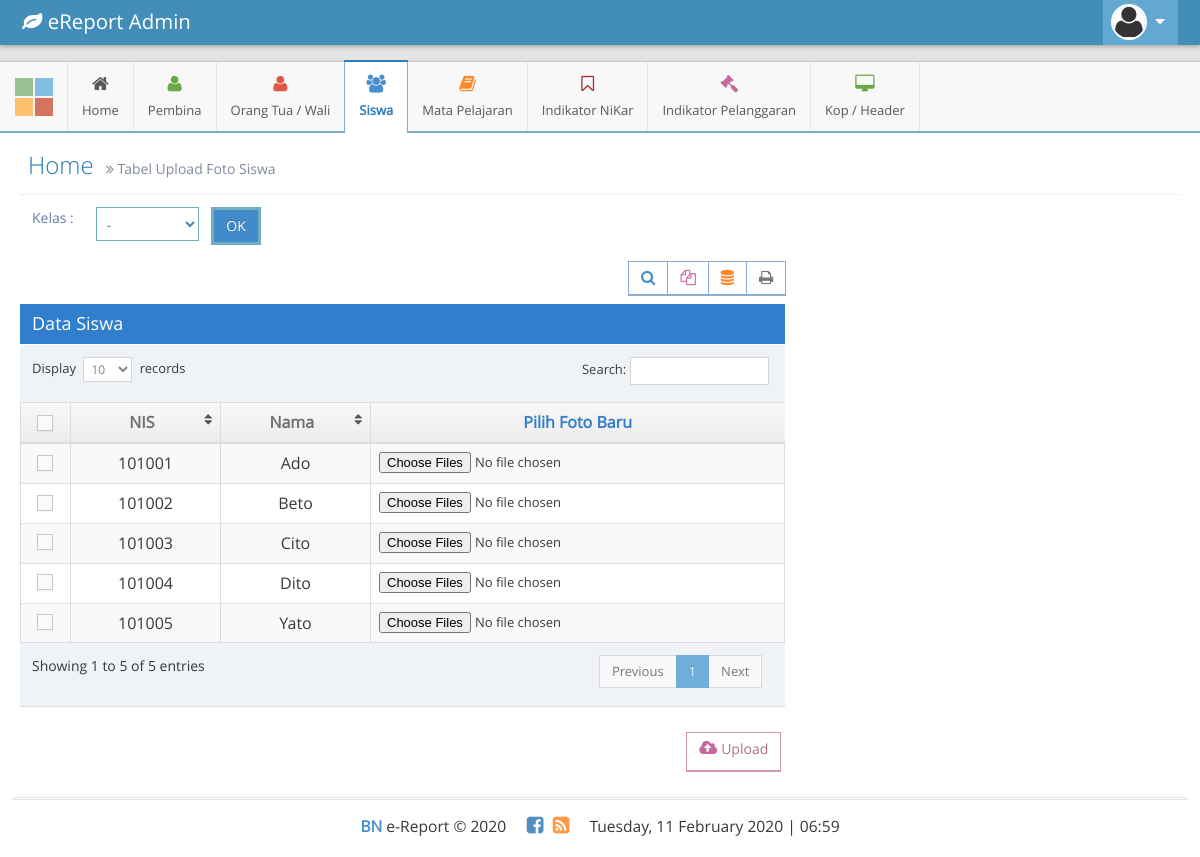
Screenshot of /admin/tabel/tabelUploadFoto.php (signed in) with the database file from the repository.
### tables this page shows
CREATE TABLE `tbl_siswa` (
  `id_siswa` varchar(10) NOT NULL,
  `nama_siswa` varchar(100) NOT NULL,
  `jk_siswa` varchar(10) NOT NULL,
  `telp_siswa` varchar(20) NOT NULL,
  `agama_siswa` varchar(20) NOT NULL,
  `alamat_siswa` varchar(100) NOT NULL,
  `kelas_siswa` varchar(10) NOT NULL,
  `foto_siswa` varchar(50) NOT NULL
);

### admin/tabel/tabelUploadFoto.php (the view, shortened to what this page needs)
<!DOCTYPE html>
<?php
if(!isset($_SESSION['password'])){
	header("location: ../../admin/index.php");
}else{
	include "../../config/koneksi.php";
?>
<html lang="en">
	<head>
		<link rel="stylesheet" href="../../assets/css/bootstrap.min.css" />
		<link rel="stylesheet" href="../../assets/font-awesome/4.5.0/css/font-awesome.min.css" />
		<link rel="stylesheet" href="../../assets/css/ace.min.css" class="ace-main-stylesheet" id="main-ace-style" />
		<link rel="stylesheet" href="../../assets/css/ace-skins.min.css" />
		<link rel="stylesheet" href="../../assets/css/ace-rtl.min.css" />
	</head>
	<body class="no-skin">
		<div id="navbar" class="navbar navbar-default    navbar-collapse       h-navbar ace-save-state">
			<div class="navbar-container ace-save-state" id="navbar-container">
				<div class="navbar-header pull-left">
					<a href="#" class="navbar-brand">
						<small>
							<i class="fa fa-leaf"></i>
							eReport Admin
						</small>
					</a>
				</div>
				<div class="navbar-buttons navbar-header pull-right  collapse navbar-collapse" role="navigation">
					<ul class="nav ace-nav">
						<li class="light-blue dropdown-modal user-min">
							<a data-toggle="dropdown" href="#" class="dropdown-toggle">
								<img class="nav-user-photo" src="../../assets/images/avatars/avatar2.png" />
								<i class="ace-icon fa fa-caret-down"></i>
							</a>
						</li>
					</ul>
				</div>
			</div>
		</div>
		<div class="main-container ace-save-state" id="main-container">
			<div id="sidebar" class="sidebar      h-sidebar                navbar-collapse collapse          ace-save-state">
				<div class="sidebar-shortcuts" id="sidebar-shortcuts">
					<div class="sidebar-shortcuts-mini" id="sidebar-shortcuts-mini">
						<span class="btn btn-success"></span>
						<span class="btn btn-info"></span>
						<span class="btn btn-warning"></span>
						<span class="btn btn-danger"></span>
					</div>
				</div>
				<ul class="nav nav-list">
					<li class="hover">
						<a href="../home.php">
							<i class="menu-icon fa fa-home"></i>
							<span class="menu-text"> Home </span>
						</a>
					</li>
					<li class="hover">
						<a href="#" class="dropdown-toggle">
							<i class="menu-icon fa fa-user green"></i>
							<span class="menu-text">
								Pembina
							</span>
						</a>
					</li>
					<li class="hover">
						<a href="#" class="dropdown-toggle">
							<i class="menu-icon fa fa-user red"></i>
							<span class="menu-text"> Orang Tua / Wali </span>
						</a>
					</li>
					<li class="active open hover">
						<a href="#">
							<i class="menu-icon fa fa-users blue"></i>
							<span class="menu-text"> Siswa </span>
						</a>
					</li>
					<li class="hover">
						<a href="#" class="dropdown-toggle">
							<i class="menu-icon fa fa-book orange"></i>
							<span class="menu-text"> Mata Pelajaran </span>
						</a>
					</li>
					<li class="hover">
						<a href="#" class="dropdown-toggle">
							<i class="menu-icon fa fa-bookmark-o brown"></i>
							<span class="menu-text"> Indikator NiKar </span>
						</a>
					</li>
					<li class="hover">
						<a href="#">
							<i class="menu-icon fa fa-gavel pink"></i>
							<span class="menu-text">
								Indikator Pelanggaran
							</span>
						</a>
					</li>
					<li class="hover">
						<a href="#">
							<i class="menu-icon fa fa-desktop green"></i>
							<span class="menu-text"> Kop / Header </span>
						</a>
					</li>
				</ul>
			</div>
			<div class="main-content">
				<div class="main-content-inner">
					<div class="page-content">
						<div class="page-header">
							<h1>
								Home
								<small>
									<i class="ace-icon fa fa-angle-double-right"></i>
									Tabel Upload Foto Siswa
								</small>
							</h1>
						</div>
						<div class="row">
							<div class="col-xs-8">
							<form action="../tabel/tabelUploadFoto.php" method="post">
								<div class="form-group has-info">
									<label for="inputInfo" class="col-sm-1 control-label no-padding-right">Kelas : </label>
										<div class="col-sm-2">
											<select name="kelas_siswa" class="form-control" required/>
												<option>-</option>
										</div>
										<div class="btn-group">
											<input type="submit" name="submit" value="OK" class="btn btn-primary">
										</div>
								</div>
							</form>
								<div class="col-sm-12"></div>
								<div class="clearfix">
									<div class="pull-right tableTools-container"></div>
								</div>
								<div class="table-header">
									<font size="4px">Data Siswa</font>
								</div>
								<div>
					<form method="POST" action="../input/input_foto_siswa.php" enctype="multipart/form-data">
											<table id="dynamic-table" class="table table-striped table-bordered table-hover">
												<thead>
													<tr>
														<th width="50px" class="center">
															<label class="pos-rel">
																<span class="lbl"></span>
															</label>
														</th>
														<th width="150px" class="center"><font size="3px">NIS</font></th>
														<th width="150px" class="center"><font size="3px">Nama</font></th>
														<th class="center"><font size="3px">Pilih Foto Baru</font></th>
													</tr>
												</thead>
												<tbody>
												<?php
													if(!isset($_POST['kelas_siswa']) || $_POST['kelas_siswa'] == '-'){
														$query = mysqli_query($conn, "SELECT id_siswa,nama_siswa,foto_siswa FROM tbl_siswa");
													}else{
														$kelas = $_POST['kelas_siswa'];
															if($kelas){
																$query = mysqli_query($conn, "SELECT id_siswa,nama_siswa,foto_siswa FROM tbl_siswa
																	WHERE kelas_siswa = '$kelas'");
															}
													}
													while($rerow = mysqli_fetch_assoc($query)){
													?>
														<tr>
															<td width="50px" class="center">
																<label class="pos-rel">
																	<span class="lbl"></span>
																</label>
															</td>
															<td class="center" width="150px">
																<font size="3px"><?php echo $rerow['id_siswa'];?></font>
															</td>
															<td class="center" width="150px">
																<font size="3px"><?php echo $rerow['nama_siswa'];?></font>
															</td>
															<td class="center">
																<input type="file" name="files[]" multiple>
															</td>
														</tr>
													<?php
														}
													?>
												</tbody>
											</table>
										</div>
							</div>
						</div>
						<div class="space"></div>
						<div class="col-xs-8"><p align="right">
							<button class="btn btn-white btn-pink btn-bold">
								<i class="ace-icon fa fa-cloud-upload bigger-120 pink"></i><label>Upload</label>
							</button>
						</p></div>
					</div>
				</div>
			</div>
			<div class="footer">
				<div class="footer-inner">
					<div class="footer-content">
						<span class="bigger-120">
							<span class="blue bolder">BN</span>
							e-Report &copy; 2020
						</span>
						<span class="action-buttons">
							<a href="#">
								<i class="ace-icon fa fa-facebook-square text-primary bigger-150"></i>
							</a>
							<a href="#">
								<i class="ace-icon fa fa-rss-square orange bigger-150"></i>
							</a>
						</span>
						<span class="bigger-120">
							<?php date_default_timezone_set("Asia/Jakarta"); echo date("l, d F Y | H:i"); ?>
						</span>
					</div>
				</div>
			</div>
		</div>
	</body>
</html>
<?php
}
?>

### rows the page displays
tbl_siswa: id_siswa "101001", nama_siswa "Ado"
tbl_siswa: id_siswa "101002", nama_siswa "Beto"
tbl_siswa: id_siswa "101003", nama_siswa "Cito"
tbl_siswa: id_siswa "101004", nama_siswa "Dito"
tbl_siswa: id_siswa "101005", nama_siswa "Yato"
